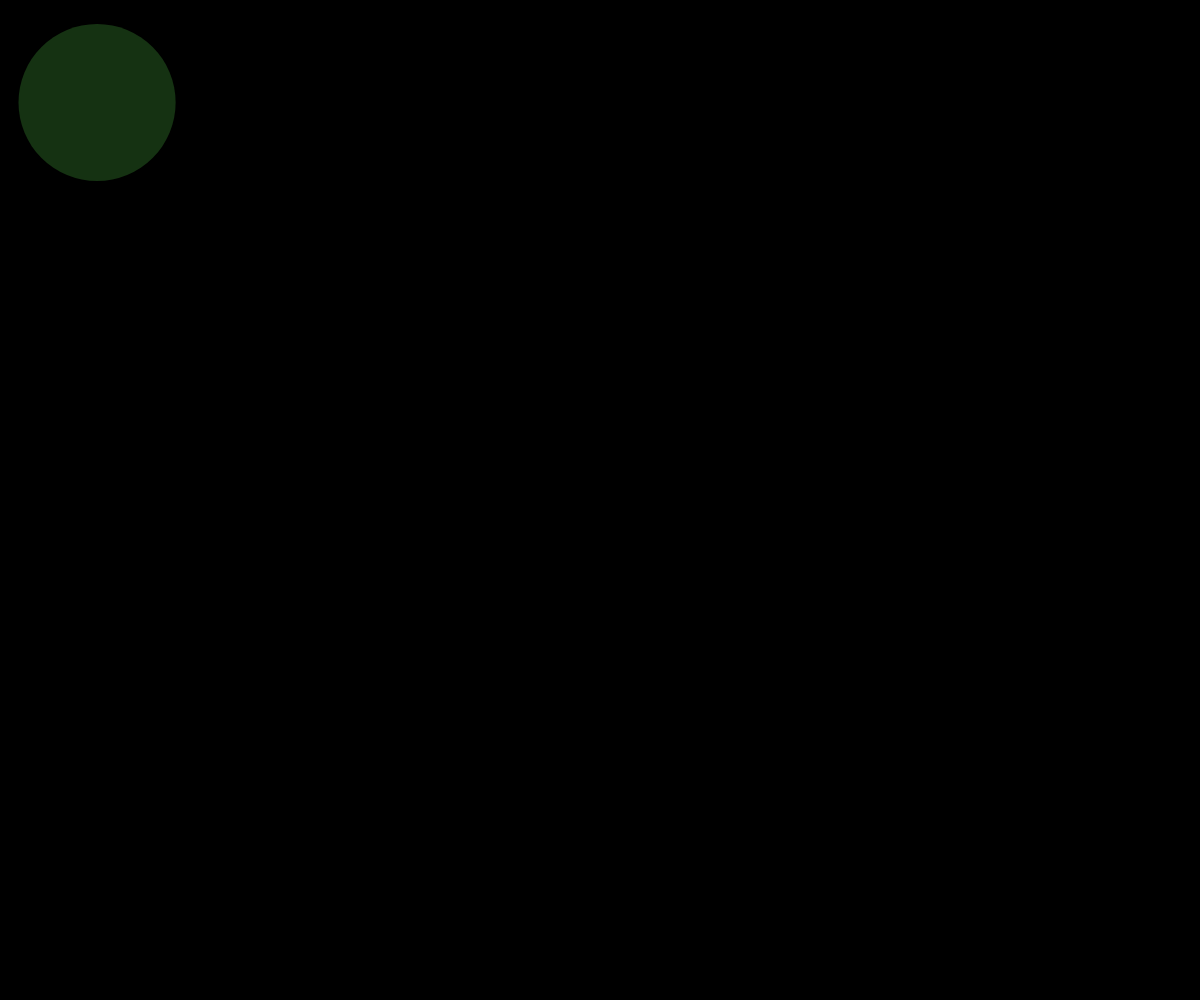
Frame 1 (no input)
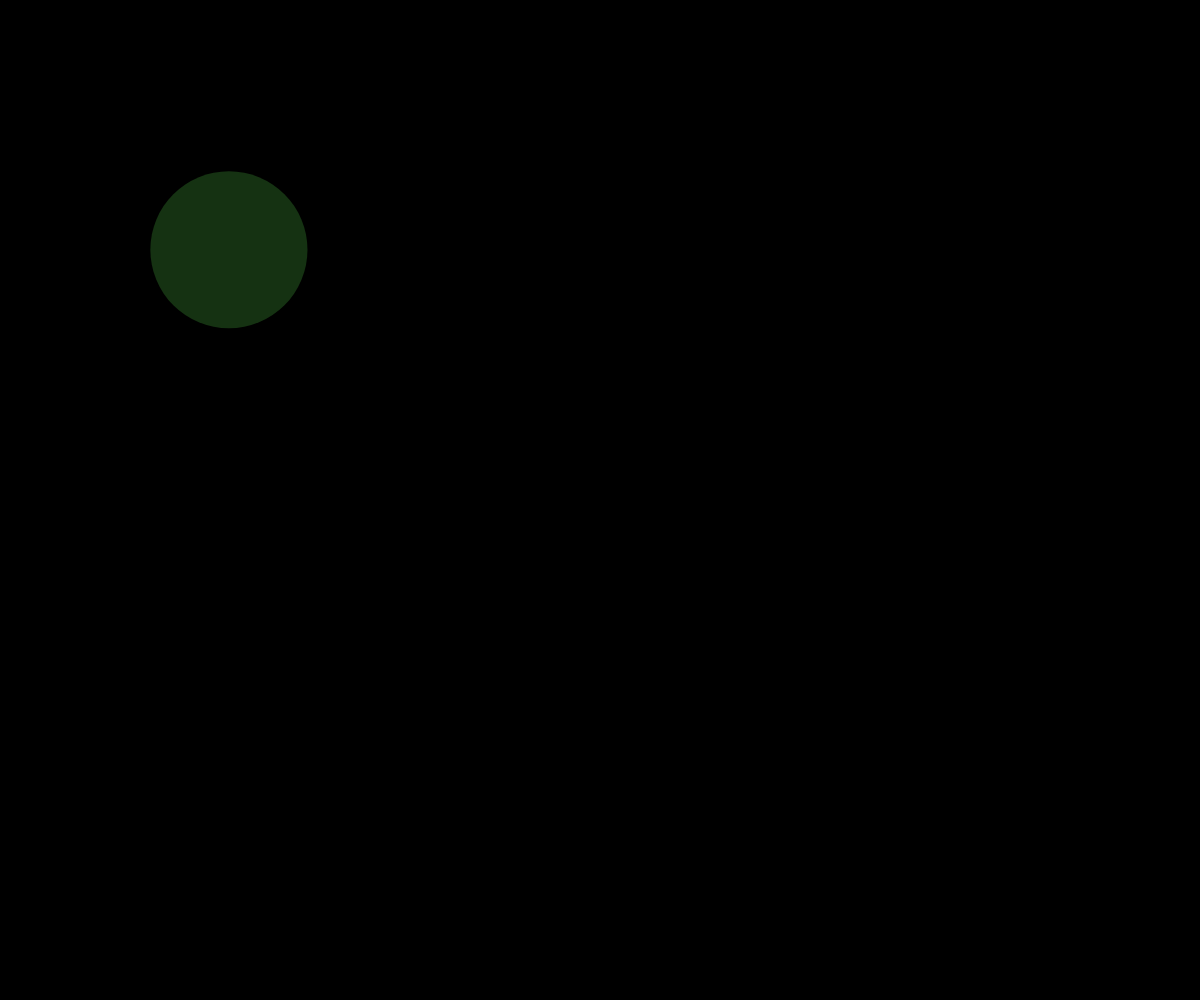
Frame 60 (no input)
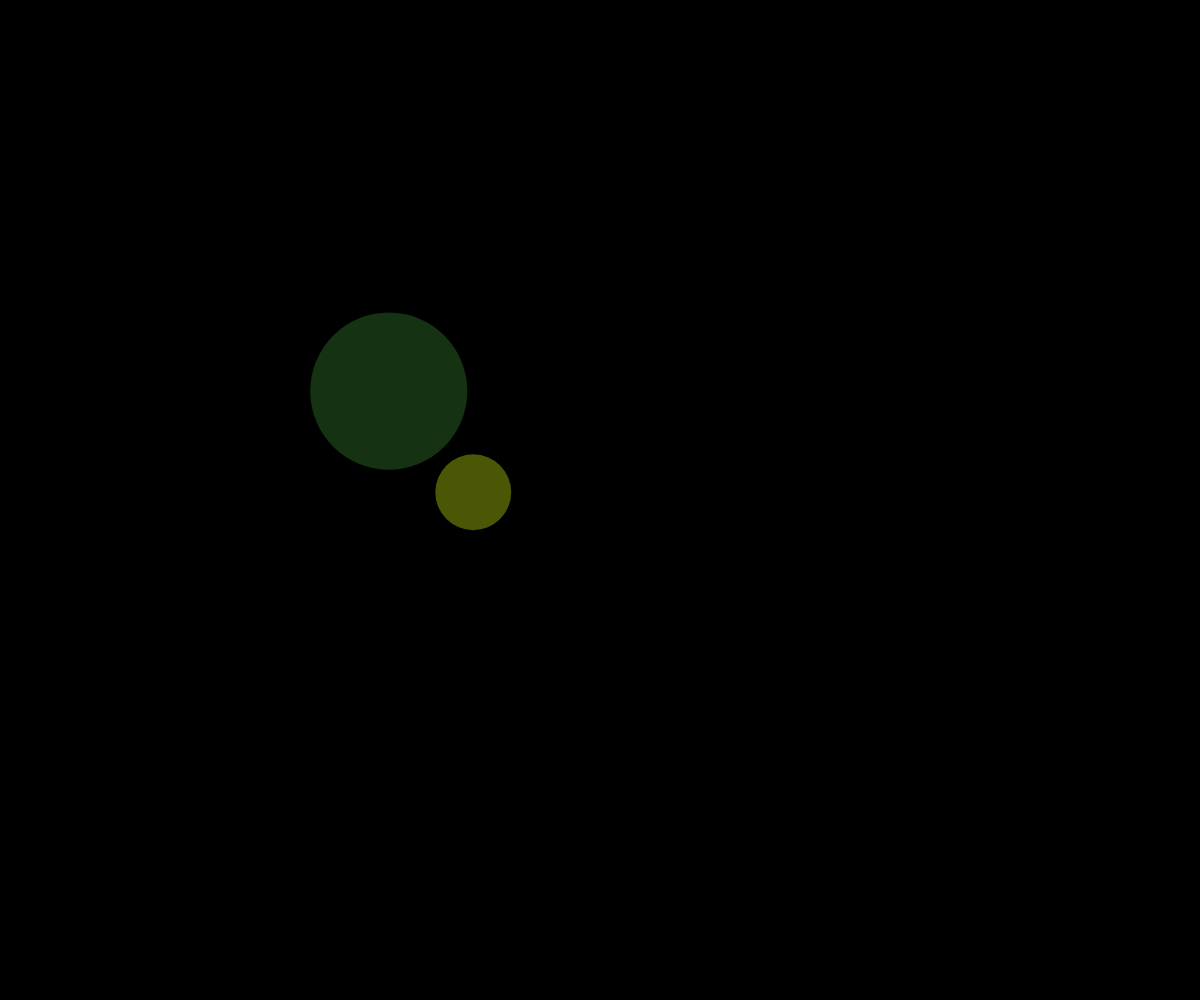
Frame 120 (the mouse pressed at the canvas centre since frame 60)

The p5.js sketch that drew these frames (run headless with seeded random() and noise() and a simulated clock; from frame 60 on, the mouse is pressed at the canvas centre):

// p5.js sketch
// ── sketch.js
// Project Title
// Your Name
// Date
//
// Extra for Experts:
// - describe what you did to take this project "above and beyond"

let theCircles = [];

function setup() {
  createCanvas(windowWidth, windowHeight);
  theCircles.push(spawnBall(100, 100));
}

function draw() {
  background(0);

  //move
  for (let i=0; i<theCircles.length; i++) {
    theCircles[i].x += theCircles[i].dx;
    theCircles[i].y += theCircles[i].dy;

    //collision check
    for (let j=0; j<theCircles.length; j++) {
      if (i !== j) { //don't check if hitting self
        if (isColliding(theCircles[i], theCircles[j])) {
          //swap the speeds
          let tempDx = theCircles[i].dx;
          let tempDy = theCircles[i].dy;
          theCircles[i].dx = theCircles[j].dx;
          theCircles[i].dy = theCircles[j].dy;
          theCircles[j].dx = tempDx;
          theCircles[j].dy = tempDy;
        }
      }
    }

    //left-right edges
    if (theCircles[i].x + theCircles[i].radius > width ||
       theCircles[i].x - theCircles[i].radius < 0) {
      theCircles[i].dx *= -1;
    }

    //top-bottom edges
    if (theCircles[i].y + theCircles[i].radius > height || 
      theCircles[i].y - theCircles[i].radius < 0) {
      theCircles[i].dy *= -1;
    }
  }
  
  //display
  for (let thisCircle of theCircles) {
    fill(thisCircle.theColor);
    noStroke();
    circle(thisCircle.x, thisCircle.y, thisCircle.radius*2);
  }
}

function isColliding(ball1, ball2) {
  let distanceBetween = dist(ball1.x, ball1.y, ball2.x, ball2.y);
  let radiiSum = ball1.radius + ball2.radius;
  if (distanceBetween > radiiSum) {
    return false;
  }
  else {
    return true;
  }
}

function mousePressed() {
  theCircles.push(spawnBall(mouseX, mouseY));
}

function spawnBall(tempX, tempY) {
  let newBall = {
    x: tempX, 
    y: tempY,
    radius: random(25, 100),
    dx: random(-5, 5),
    dy: random(-5, 5),
    theColor: color(random(255), random(255), random(255), random(255))
  };
  return newBall;
}
